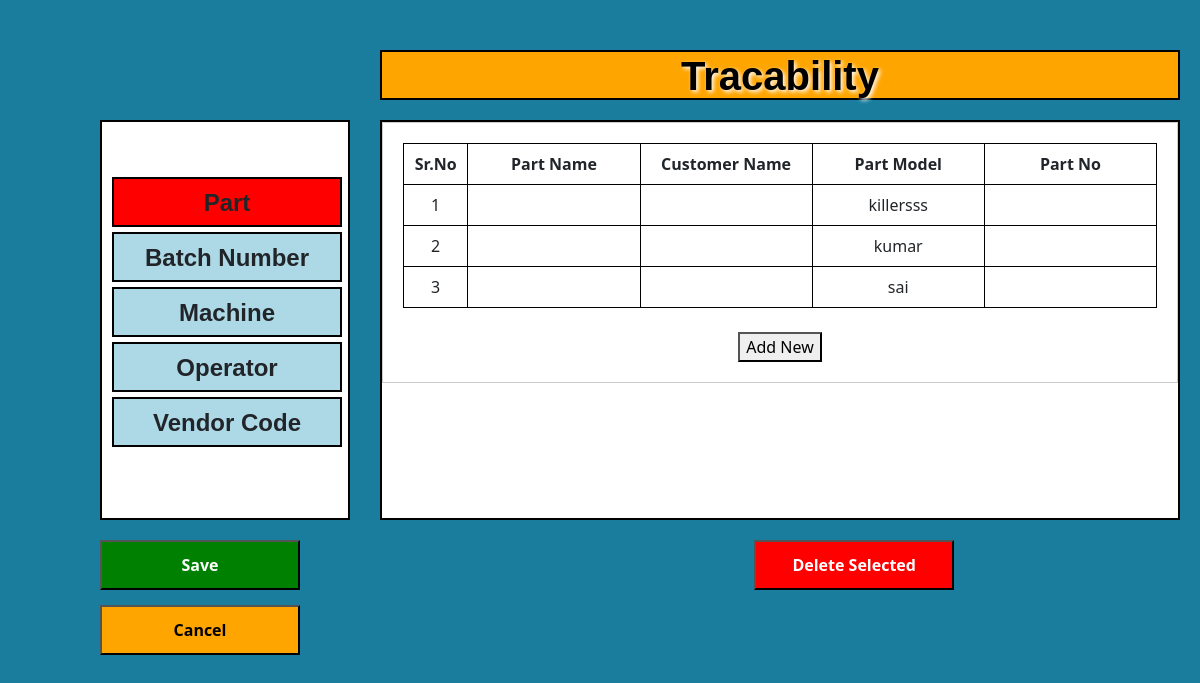
The app's page /trace/ with its own data.
### app/models.py (models this page shows)
class TableOneData(models.Model):
    part_name = models.CharField(max_length=100)
    customer_name = models.CharField(max_length=100)
    part_model = models.CharField(max_length=100)
    id = models.AutoField(primary_key=True)  # Ensure that 'id' is used as the primary key
    part_no = models.CharField(max_length=100)

### app/views.py (the view, shortened to what this page needs)
# urls.py: path('trace/',views.trace,name="trace"),
@csrf_exempt
def trace(request, row_id=None):
    if request.method == 'POST':
        try:
            received_data = json.loads(request.body)
            print(f'received_data',request.body)
            for item_id, rows in received_data.items():
                for row in rows:
                    values = row['values']
                    if item_id == 'tableBody-1':
                        table_data = TableOneData.objects.create(
                            part_name=values[0],
                            customer_name=values[1],
                            part_model=values[2],
                            part_no=values[3]
                        )
                        table_data.save()
                    elif item_id == 'tableBody-2':
                        table_data = TableTwoData.objects.create(
                            batch_no=values[0]
                        )
                        table_data.save()
                    elif item_id == 'tableBody-3':
                        table_data = TableThreeData.objects.create(
                            machine_no=values[0],
                            machine_name=values[1]
                        )
                        table_data.save()
                    elif item_id == 'tableBody-4':
                        table_data = TableFourData.objects.create(
                            operator_no=values[0],
                            operator_name=values[1]
                        )
                        table_data.save()
                    elif item_id == 'tableBody-5':
                        table_data = TableFiveData.objects.create(
                            vendor_code=values[0],
                            email=values[1]
                        )
                        table_data.save()
            return JsonResponse({'message': 'Data received and saved successfully'}, status=200)
        except Exception as e:
            return JsonResponse({'error': str(e)}, status=500)
    elif request.method == 'GET':
        try:
            table_body_1_data = TableOneData.objects.all()
            table_body_2_data = TableTwoData.objects.all()
            table_body_3_data = TableThreeData.objects.all()
            table_body_4_data = TableFourData.objects.all()
            table_body_5_data = TableFiveData.objects.all()
            return render(request, 'app/trace.html', {'table_body_1_data': table_body_1_data,'table_body_2_data':table_body_2_data,'table_body_3_data': table_body_3_data,'table_body_4_data': table_body_4_data,'table_body_5_data': table_body_5_data})
        except Exception as e:
            return JsonResponse({'error': str(e)}, status=500)
    else:
        return render(request, 'app/trace.html')

### app/templates/app/trace.html (shortened to what this page needs)
{% extends 'app/layouts/main.html' %}
{% block content %}
<div class="box-0">
    <center style="color:black;text-shadow: 2px 2px 4px white;">
        <h1><b>Tracability</b></h1></center>
</div>
<div class="box-1">
    <div id="part" class="inner-box-1" onclick="enlargeItem(1),showItem('item-1')"><h4><b>Part</b></h4></div>
    <div id="batchNumber" class="inner-box-2" onclick="enlargeItem(2),showItem('item-2')"><h4><b>Batch Number</b></h4></div>
    <div id="machine" class="inner-box-3" onclick="enlargeItem(3),showItem('item-3')"><h4><b>Machine</b></h4></div>
    <div id="operator" class="inner-box-4" onclick="enlargeItem(4),showItem('item-4')"><h4><b>Operator</b></h4></div>
    <div id="vendorCode" class="inner-box-5" onclick="enlargeItem(5),showItem('item-5')"><h4><b>Vendor Code</b></h4></div>
</div>
<div class="box" id="boxContent"style="overflow-x: auto;overflow-y:auto;">
    <div class="item item-1" id="item1">
        <table border="1">
            <thead>
                <tr>
                    <th style="width: 5%;">Sr.No</th>
                    <th style="width: 20%;" id="partname">Part Name</th>
                    <th style="width: 20%;" id="customername">Customer Name</th>
                    <th style="width: 20%;" id="partmodel">Part Model</th>
                    <th style="width: 20%;" id="partno">Part No</th>
                </tr>
            </thead>
            <tbody id="tableBody-1">
                {% for data in table_body_1_data %}
                <tr data-id="{{ data.id }}">
                    <td>{{ forloop.counter }}</td>
                    <td>{{ data.part_name }}</td>
                    <td>{{ data.customer_name }}</td>
                    <td>{{ data.part_model }}</td>
                    <td>{{ data.part_no }}</td>
                </tr>
                {% endfor %}
            </tbody>
        </table><br>
        <button onclick="addRow('item-1', 5)">Add New</button>
    </div>
</div>
<button type="button" id="save-btn" onclick="saveData()"><b>Save</b></button>
<button type="button" id="delete-btn" onclick="deleteSelectedRows()"><b>Delete Selected</b></button>
<a href="{% url 'index' %}" >
    <button type="button" id="cancel-btn"><b>Cancel</b></button>
</a>
    {% endblock %}

### app/static/css/style.css (style rules this page uses)
body { background-color: #1a7d9e; }

### app/templates/app/trace.html (style rules this page uses)
.box-0 { width: 800px; height:50px; margin-left:380px ; margin-top: 50px; background-color: orange; border: 2px solid black; font-family:Arial, Helvetica, sans-serif }
.box { width: 800px; height: 400px; margin-left:380px ; margin-top: -400px; background-color: white; border: 2px solid black; }
.box-1 { width: 250px; height: 400px; margin-top:20px; margin-left: 100px; background-color: white; border: 2px solid black; padding-top: 50px; padding-left: 5px; }
.inner-box-1, .inner-box-2, .inner-box-3, .inner-box-4, .inner-box-5 { width: 230px; height: 50px; background-color:lightblue; border: 2px solid black; margin: 5px; padding-top: 10px; cursor: pointer; text-align: center; justify-content: center; font-family: Arial, Helvetica, sans-serif; }
.item-1, .item-2, .item-3, .item-4, .item-5 { border: 1px solid #ccc; padding: 20px; text-align: center; transition: transform 0.3s; }
#save-btn { background-color: green; color: white; height: 50px; width: 200px; margin-top: 20px; margin-left: 100px; }
#delete-btn { background-color: red; color: white; height: 50px; width: 200px; margin-top: 20px; margin-left: 450px; }
#cancel-btn { background-color: orange; color:black; margin-top: 15px; height: 50px; width: 200px; margin-left: 100px; }
table { border-collapse: collapse; width: 100%; }
th, td { border: 1px solid black; padding: 8px; text-align: center; }

### records on screen
TableOneData: part_model "killersss"
TableOneData: part_model "kumar"
TableOneData: part_model "sai"
